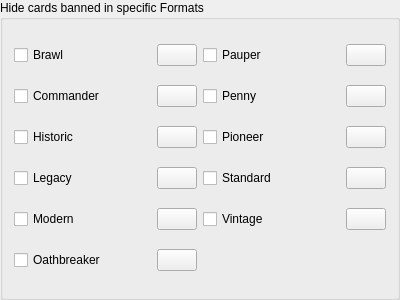
<?xml version="1.0" encoding="UTF-8"?>
<ui version="4.0">
 <class>FormatPrintingFilter</class>
 <widget class="QGroupBox" name="FormatPrintingFilter">
  <property name="geometry">
   <rect>
    <x>0</x>
    <y>0</y>
    <width>400</width>
    <height>300</height>
   </rect>
  </property>
  <property name="title">
   <string>Hide cards banned in specific Formats</string>
  </property>
  <layout class="QGridLayout" name="format_filter_layout">
   <item row="2" column="2">
    <widget class="QCheckBox" name="hide_banned_in_pioneer">
     <property name="text">
      <string>Pioneer</string>
     </property>
    </widget>
   </item>
   <item row="4" column="0">
    <widget class="QCheckBox" name="hide_banned_in_modern">
     <property name="text">
      <string>Modern</string>
     </property>
    </widget>
   </item>
   <item row="2" column="0">
    <widget class="QCheckBox" name="hide_banned_in_historic">
     <property name="text">
      <string>Historic</string>
     </property>
    </widget>
   </item>
   <item row="4" column="2">
    <widget class="QCheckBox" name="hide_banned_in_vintage">
     <property name="text">
      <string>Vintage</string>
     </property>
    </widget>
   </item>
   <item row="0" column="1">
    <widget class="QPushButton" name="view_banned_in_brawl">
     <property name="sizePolicy">
      <sizepolicy hsizetype="Fixed" vsizetype="Fixed">
       <horstretch>0</horstretch>
       <verstretch>0</verstretch>
      </sizepolicy>
     </property>
     <property name="toolTip">
      <string>View cards hidden by this filter on the Scryfall website.</string>
     </property>
     <property name="icon">
      <iconset theme="globe"/>
     </property>
    </widget>
   </item>
   <item row="1" column="2">
    <widget class="QCheckBox" name="hide_banned_in_penny">
     <property name="text">
      <string>Penny</string>
     </property>
    </widget>
   </item>
   <item row="3" column="2">
    <widget class="QCheckBox" name="hide_banned_in_standard">
     <property name="text">
      <string>Standard</string>
     </property>
    </widget>
   </item>
   <item row="2" column="3">
    <widget class="QPushButton" name="view_banned_in_pioneer">
     <property name="sizePolicy">
      <sizepolicy hsizetype="Fixed" vsizetype="Fixed">
       <horstretch>0</horstretch>
       <verstretch>0</verstretch>
      </sizepolicy>
     </property>
     <property name="toolTip">
      <string>View cards hidden by this filter on the Scryfall website.</string>
     </property>
     <property name="icon">
      <iconset theme="globe"/>
     </property>
    </widget>
   </item>
   <item row="0" column="2">
    <widget class="QCheckBox" name="hide_banned_in_pauper">
     <property name="text">
      <string>Pauper</string>
     </property>
    </widget>
   </item>
   <item row="1" column="0">
    <widget class="QCheckBox" name="hide_banned_in_commander">
     <property name="text">
      <string>Commander</string>
     </property>
    </widget>
   </item>
   <item row="3" column="3">
    <widget class="QPushButton" name="view_banned_in_standard">
     <property name="sizePolicy">
      <sizepolicy hsizetype="Fixed" vsizetype="Fixed">
       <horstretch>0</horstretch>
       <verstretch>0</verstretch>
      </sizepolicy>
     </property>
     <property name="toolTip">
      <string>View cards hidden by this filter on the Scryfall website.</string>
     </property>
     <property name="icon">
      <iconset theme="globe"/>
     </property>
    </widget>
   </item>
   <item row="3" column="1">
    <widget class="QPushButton" name="view_banned_in_legacy">
     <property name="sizePolicy">
      <sizepolicy hsizetype="Fixed" vsizetype="Fixed">
       <horstretch>0</horstretch>
       <verstretch>0</verstretch>
      </sizepolicy>
     </property>
     <property name="toolTip">
      <string>View cards hidden by this filter on the Scryfall website.</string>
     </property>
     <property name="icon">
      <iconset theme="globe"/>
     </property>
    </widget>
   </item>
   <item row="0" column="0">
    <widget class="QCheckBox" name="hide_banned_in_brawl">
     <property name="text">
      <string>Brawl</string>
     </property>
    </widget>
   </item>
   <item row="4" column="3">
    <widget class="QPushButton" name="view_banned_in_vintage">
     <property name="sizePolicy">
      <sizepolicy hsizetype="Fixed" vsizetype="Fixed">
       <horstretch>0</horstretch>
       <verstretch>0</verstretch>
      </sizepolicy>
     </property>
     <property name="toolTip">
      <string>View cards hidden by this filter on the Scryfall website.</string>
     </property>
     <property name="icon">
      <iconset theme="globe"/>
     </property>
    </widget>
   </item>
   <item row="0" column="3">
    <widget class="QPushButton" name="view_banned_in_pauper">
     <property name="sizePolicy">
      <sizepolicy hsizetype="Fixed" vsizetype="Fixed">
       <horstretch>0</horstretch>
       <verstretch>0</verstretch>
      </sizepolicy>
     </property>
     <property name="toolTip">
      <string>View cards hidden by this filter on the Scryfall website.</string>
     </property>
     <property name="icon">
      <iconset theme="globe"/>
     </property>
    </widget>
   </item>
   <item row="4" column="1">
    <widget class="QPushButton" name="view_banned_in_modern">
     <property name="sizePolicy">
      <sizepolicy hsizetype="Fixed" vsizetype="Fixed">
       <horstretch>0</horstretch>
       <verstretch>0</verstretch>
      </sizepolicy>
     </property>
     <property name="toolTip">
      <string>View cards hidden by this filter on the Scryfall website.</string>
     </property>
     <property name="icon">
      <iconset theme="globe"/>
     </property>
    </widget>
   </item>
   <item row="1" column="3">
    <widget class="QPushButton" name="view_banned_in_penny">
     <property name="sizePolicy">
      <sizepolicy hsizetype="Fixed" vsizetype="Fixed">
       <horstretch>0</horstretch>
       <verstretch>0</verstretch>
      </sizepolicy>
     </property>
     <property name="toolTip">
      <string>View cards hidden by this filter on the Scryfall website.</string>
     </property>
     <property name="icon">
      <iconset theme="globe"/>
     </property>
    </widget>
   </item>
   <item row="2" column="1">
    <widget class="QPushButton" name="view_banned_in_historic">
     <property name="sizePolicy">
      <sizepolicy hsizetype="Fixed" vsizetype="Fixed">
       <horstretch>0</horstretch>
       <verstretch>0</verstretch>
      </sizepolicy>
     </property>
     <property name="toolTip">
      <string>View cards hidden by this filter on the Scryfall website.</string>
     </property>
     <property name="icon">
      <iconset theme="globe"/>
     </property>
    </widget>
   </item>
   <item row="3" column="0">
    <widget class="QCheckBox" name="hide_banned_in_legacy">
     <property name="text">
      <string>Legacy</string>
     </property>
    </widget>
   </item>
   <item row="1" column="1">
    <widget class="QPushButton" name="view_banned_in_commander">
     <property name="sizePolicy">
      <sizepolicy hsizetype="Fixed" vsizetype="Fixed">
       <horstretch>0</horstretch>
       <verstretch>0</verstretch>
      </sizepolicy>
     </property>
     <property name="toolTip">
      <string>View cards hidden by this filter on the Scryfall website.</string>
     </property>
     <property name="icon">
      <iconset theme="globe"/>
     </property>
    </widget>
   </item>
   <item row="5" column="0">
    <widget class="QCheckBox" name="hide_banned_in_oathbreaker">
     <property name="text">
      <string>Oathbreaker</string>
     </property>
    </widget>
   </item>
   <item row="5" column="1">
    <widget class="QPushButton" name="view_banned_in_oathbreaker">
     <property name="toolTip">
      <string>View cards hidden by this filter on the Scryfall website.</string>
     </property>
     <property name="icon">
      <iconset theme="globe"/>
     </property>
    </widget>
   </item>
  </layout>
 </widget>
 <resources/>
 <connections/>
</ui>
